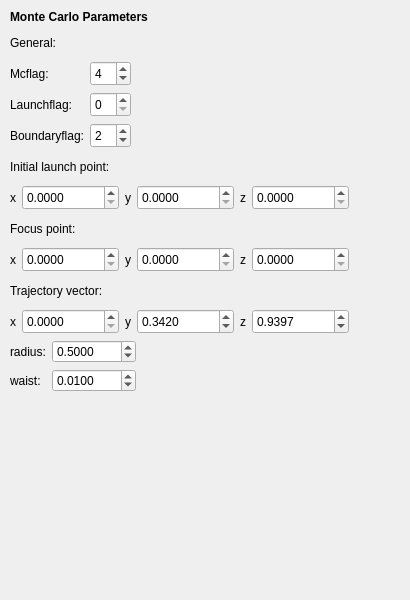
     <widget class="QWidget" name="tabMonteCarlo">
      <attribute name="title">
       <string>Monte Carlo</string>
      </attribute>
      <widget class="QWidget" name="widgetAdvancedSettings_2" native="true">
       <property name="geometry">
        <rect>
         <x>10</x>
         <y>10</y>
         <width>391</width>
         <height>581</height>
        </rect>
       </property>
       <property name="sizePolicy">
        <sizepolicy hsizetype="MinimumExpanding" vsizetype="MinimumExpanding">
         <horstretch>0</horstretch>
         <verstretch>0</verstretch>
        </sizepolicy>
       </property>
       <property name="minimumSize">
        <size>
         <width>391</width>
         <height>581</height>
        </size>
       </property>
       <layout class="QVBoxLayout" name="layoutAdvancedParameters_2">
        <property name="leftMargin">
         <number>0</number>
        </property>
        <property name="topMargin">
         <number>0</number>
        </property>
        <property name="rightMargin">
         <number>0</number>
        </property>
        <property name="bottomMargin">
         <number>0</number>
        </property>
        <item>
         <widget class="QLabel" name="label_21">
          <property name="font">
           <font>
            <weight>75</weight>
            <bold>true</bold>
           </font>
          </property>
          <property name="text">
           <string>Monte Carlo Parameters</string>
          </property>
         </widget>
        </item>
        <item>
         <widget class="QLabel" name="label_39">
          <property name="minimumSize">
           <size>
            <width>0</width>
            <height>25</height>
           </size>
          </property>
          <property name="maximumSize">
           <size>
            <width>16777215</width>
            <height>25</height>
           </size>
          </property>
          <property name="font">
           <font>
            <weight>50</weight>
            <bold>false</bold>
           </font>
          </property>
          <property name="text">
           <string>General:</string>
          </property>
         </widget>
        </item>
        <item>
         <layout class="QHBoxLayout" name="horizontalLayout_25">
          <item>
           <layout class="QVBoxLayout" name="verticalLayout_33">
            <item>
             <widget class="QLabel" name="label_22">
              <property name="sizePolicy">
               <sizepolicy hsizetype="Preferred" vsizetype="Fixed">
                <horstretch>0</horstretch>
                <verstretch>0</verstretch>
               </sizepolicy>
              </property>
              <property name="minimumSize">
               <size>
                <width>0</width>
                <height>25</height>
               </size>
              </property>
              <property name="maximumSize">
               <size>
                <width>16777215</width>
                <height>25</height>
               </size>
              </property>
              <property name="text">
               <string>Mcflag: </string>
              </property>
             </widget>
            </item>
            <item>
             <widget class="QLabel" name="label_25">
              <property name="sizePolicy">
               <sizepolicy hsizetype="Preferred" vsizetype="Fixed">
                <horstretch>0</horstretch>
                <verstretch>0</verstretch>
               </sizepolicy>
              </property>
              <property name="minimumSize">
               <size>
                <width>0</width>
                <height>25</height>
               </size>
              </property>
              <property name="maximumSize">
               <size>
                <width>16777215</width>
                <height>25</height>
               </size>
              </property>
              <property name="text">
               <string>Launchflag:</string>
              </property>
             </widget>
            </item>
            <item>
             <widget class="QLabel" name="label_28">
              <property name="sizePolicy">
               <sizepolicy hsizetype="Preferred" vsizetype="Fixed">
                <horstretch>0</horstretch>
                <verstretch>0</verstretch>
               </sizepolicy>
              </property>
              <property name="minimumSize">
               <size>
                <width>0</width>
                <height>25</height>
               </size>
              </property>
              <property name="maximumSize">
               <size>
                <width>16777215</width>
                <height>25</height>
               </size>
              </property>
              <property name="text">
               <string>Boundaryflag:</string>
              </property>
             </widget>
            </item>
           </layout>
          </item>
          <item>
           <layout class="QVBoxLayout" name="verticalLayout_32">
            <item>
             <layout class="QHBoxLayout" name="horizontalLayout_5">
              <item>
               <widget class="QSpinBox" name="spinboxMcFlag">
                <property name="sizePolicy">
                 <sizepolicy hsizetype="Minimum" vsizetype="Fixed">
                  <horstretch>0</horstretch>
                  <verstretch>0</verstretch>
                 </sizepolicy>
                </property>
                <property name="minimumSize">
                 <size>
                  <width>0</width>
                  <height>25</height>
                 </size>
                </property>
                <property name="maximumSize">
                 <size>
                  <width>16777215</width>
                  <height>25</height>
                 </size>
                </property>
                <property name="minimum">
                 <number>1</number>
                </property>
                <property name="value">
                 <number>4</number>
                </property>
               </widget>
              </item>
              <item>
               <spacer name="horizontalSpacer_5">
                <property name="orientation">
                 <enum>Qt::Horizontal</enum>
                </property>
                <property name="sizeHint" stdset="0">
                 <size>
                  <width>40</width>
                  <height>20</height>
                 </size>
                </property>
               </spacer>
              </item>
             </layout>
            </item>
            <item>
             <layout class="QHBoxLayout" name="horizontalLayout_8">
              <item>
               <widget class="QSpinBox" name="spinboxLaunchFlag">
                <property name="sizePolicy">
                 <sizepolicy hsizetype="Minimum" vsizetype="Fixed">
                  <horstretch>0</horstretch>
                  <verstretch>0</verstretch>
                 </sizepolicy>
                </property>
                <property name="minimumSize">
                 <size>
                  <width>0</width>
                  <height>25</height>
                 </size>
                </property>
                <property name="maximumSize">
                 <size>
                  <width>16777215</width>
                  <height>25</height>
                 </size>
                </property>
                <property name="minimum">
                 <number>0</number>
                </property>
                <property name="value">
                 <number>0</number>
                </property>
               </widget>
              </item>
              <item>
               <spacer name="horizontalSpacer_8">
                <property name="orientation">
                 <enum>Qt::Horizontal</enum>
                </property>
                <property name="sizeHint" stdset="0">
                 <size>
                  <width>40</width>
                  <height>20</height>
                 </size>
                </property>
               </spacer>
              </item>
             </layout>
            </item>
            <item>
             <layout class="QHBoxLayout" name="horizontalLayout_9">
              <item>
               <widget class="QSpinBox" name="spinboxboundaryFlag">
                <property name="sizePolicy">
                 <sizepolicy hsizetype="Minimum" vsizetype="Fixed">
                  <horstretch>0</horstretch>
                  <verstretch>0</verstretch>
                 </sizepolicy>
                </property>
                <property name="minimumSize">
                 <size>
                  <width>0</width>
                  <height>25</height>
                 </size>
                </property>
                <property name="maximumSize">
                 <size>
                  <width>16777215</width>
                  <height>25</height>
                 </size>
                </property>
                <property name="minimum">
                 <number>1</number>
                </property>
                <property name="value">
                 <number>2</number>
                </property>
               </widget>
              </item>
              <item>
               <spacer name="horizontalSpacer_9">
                <property name="orientation">
                 <enum>Qt::Horizontal</enum>
                </property>
                <property name="sizeHint" stdset="0">
                 <size>
                  <width>40</width>
                  <height>20</height>
                 </size>
                </property>
               </spacer>
              </item>
             </layout>
            </item>
           </layout>
          </item>
         </layout>
        </item>
        <item>
         <widget class="QLabel" name="label_31">
          <property name="minimumSize">
           <size>
            <width>0</width>
            <height>25</height>
           </size>
          </property>
          <property name="maximumSize">
           <size>
            <width>16777215</width>
            <height>25</height>
           </size>
          </property>
          <property name="font">
           <font>
            <weight>50</weight>
            <bold>false</bold>
           </font>
          </property>
          <property name="text">
           <string>Initial launch point:</string>
          </property>
         </widget>
        </item>
        <item>
         <layout class="QHBoxLayout" name="horizontalLayout_10">
          <item>
           <widget class="QLabel" name="label_23">
            <property name="minimumSize">
             <size>
              <width>0</width>
              <height>25</height>
             </size>
            </property>
            <property name="maximumSize">
             <size>
              <width>16777215</width>
              <height>25</height>
             </size>
            </property>
            <property name="text">
             <string>x</string>
            </property>
           </widget>
          </item>
          <item>
           <widget class="QDoubleSpinBox" name="spinboxLaunchpointX">
            <property name="minimumSize">
             <size>
              <width>0</width>
              <height>25</height>
             </size>
            </property>
            <property name="maximumSize">
             <size>
              <width>16777215</width>
              <height>25</height>
             </size>
            </property>
            <property name="decimals">
             <number>4</number>
            </property>
            <property name="maximum">
             <double>1000000.000000000000000</double>
            </property>
            <property name="value">
             <double>0.000000000000000</double>
            </property>
           </widget>
          </item>
          <item>
           <widget class="QLabel" name="label_24">
            <property name="minimumSize">
             <size>
              <width>0</width>
              <height>25</height>
             </size>
            </property>
            <property name="maximumSize">
             <size>
              <width>16777215</width>
              <height>25</height>
             </size>
            </property>
            <property name="text">
             <string>y</string>
            </property>
           </widget>
          </item>
          <item>
           <widget class="QDoubleSpinBox" name="spinboxLaunchpointY">
            <property name="minimumSize">
             <size>
              <width>0</width>
              <height>25</height>
             </size>
            </property>
            <property name="maximumSize">
             <size>
              <width>16777215</width>
              <height>25</height>
             </size>
            </property>
            <property name="decimals">
             <number>4</number>
            </property>
            <property name="maximum">
             <double>1000000.000000000000000</double>
            </property>
            <property name="value">
             <double>0.000000000000000</double>
            </property>
           </widget>
          </item>
          <item>
           <widget class="QLabel" name="label_26">
            <property name="minimumSize">
             <size>
              <width>0</width>
              <height>25</height>
             </size>
            </property>
            <property name="maximumSize">
             <size>
              <width>16777215</width>
              <height>25</height>
             </size>
            </property>
            <property name="text">
             <string>z</string>
            </property>
           </widget>
          </item>
          <item>
           <widget class="QDoubleSpinBox" name="spinboxLaunchpointZ">
            <property name="minimumSize">
             <size>
              <width>0</width>
              <height>25</height>
             </size>
            </property>
            <property name="maximumSize">
             <size>
              <width>16777215</width>
              <height>25</height>
             </size>
            </property>
            <property name="decimals">
             <number>4</number>
            </property>
            <property name="maximum">
             <double>1000000.000000000000000</double>
            </property>
            <property name="value">
             <double>0.000000000000000</double>
            </property>
           </widget>
          </item>
          <item>
           <spacer name="horizontalSpacer_10">
            <property name="orientation">
             <enum>Qt::Horizontal</enum>
            </property>
            <property name="sizeHint" stdset="0">
             <size>
              <width>40</width>
              <height>20</height>
             </size>
            </property>
           </spacer>
          </item>
         </layout>
        </item>
        <item>
         <widget class="QLabel" name="label_32">
          <property name="minimumSize">
           <size>
            <width>0</width>
            <height>25</height>
           </size>
          </property>
          <property name="maximumSize">
           <size>
            <width>16777215</width>
            <height>25</height>
           </size>
          </property>
          <property name="font">
           <font>
            <weight>50</weight>
            <bold>false</bold>
           </font>
          </property>
          <property name="text">
           <string>Focus point:</string>
          </property>
         </widget>
        </item>
        <item>
         <layout class="QHBoxLayout" name="horizontalLayout_11">
          <item>
           <widget class="QLabel" name="label_27">
            <property name="minimumSize">
             <size>
              <width>0</width>
              <height>25</height>
             </size>
            </property>
            <property name="maximumSize">
             <size>
              <width>16777215</width>
              <height>25</height>
             </size>
            </property>
            <property name="text">
             <string>x</string>
            </property>
           </widget>
          </item>
          <item>
           <widget class="QDoubleSpinBox" name="spinboxFocuspointX">
            <property name="minimumSize">
             <size>
              <width>0</width>
              <height>25</height>
             </size>
            </property>
            <property name="maximumSize">
             <size>
              <width>16777215</width>
              <height>25</height>
             </size>
            </property>
            <property name="decimals">
             <number>4</number>
            </property>
            <property name="maximum">
             <double>1000000.000000000000000</double>
            </property>
            <property name="value">
             <double>0.000000000000000</double>
            </property>
           </widget>
          </item>
          <item>
           <widget class="QLabel" name="label_29">
            <property name="minimumSize">
             <size>
              <width>0</width>
              <height>25</height>
             </size>
            </property>
            <property name="maximumSize">
             <size>
              <width>16777215</width>
              <height>25</height>
             </size>
            </property>
            <property name="text">
             <string>y</string>
            </property>
           </widget>
          </item>
          <item>
           <widget class="QDoubleSpinBox" name="spinboxFocuspointY">
            <property name="minimumSize">
             <size>
              <width>0</width>
              <height>25</height>
             </size>
            </property>
            <property name="maximumSize">
             <size>
              <width>16777215</width>
              <height>25</height>
             </size>
            </property>
            <property name="decimals">
             <number>4</number>
            </property>
            <property name="maximum">
             <double>1000000.000000000000000</double>
            </property>
            <property name="value">
             <double>0.000000000000000</double>
            </property>
           </widget>
          </item>
          <item>
           <widget class="QLabel" name="label_30">
            <property name="minimumSize">
             <size>
              <width>0</width>
              <height>25</height>
             </size>
            </property>
            <property name="maximumSize">
             <size>
              <width>16777215</width>
              <height>25</height>
             </size>
            </property>
            <property name="text">
             <string>z</string>
            </property>
           </widget>
          </item>
          <item>
           <widget class="QDoubleSpinBox" name="spinboxFocuspointZ">
            <property name="minimumSize">
             <size>
              <width>0</width>
              <height>25</height>
             </size>
            </property>
            <property name="maximumSize">
             <size>
              <width>16777215</width>
              <height>25</height>
             </size>
            </property>
            <property name="decimals">
             <number>4</number>
            </property>
            <property name="maximum">
             <double>1000000.000000000000000</double>
            </property>
            <property name="value">
             <double>0.000000000000000</double>
            </property>
           </widget>
          </item>
          <item>
           <spacer name="horizontalSpacer_11">
            <property name="orientation">
             <enum>Qt::Horizontal</enum>
            </property>
            <property name="sizeHint" stdset="0">
             <size>
              <width>40</width>
              <height>20</height>
             </size>
            </property>
           </spacer>
          </item>
         </layout>
        </item>
        <item>
         <widget class="QLabel" name="label_36">
          <property name="minimumSize">
           <size>
            <width>0</width>
            <height>25</height>
           </size>
          </property>
          <property name="maximumSize">
           <size>
            <width>16777215</width>
            <height>25</height>
           </size>
          </property>
          <property name="font">
           <font>
            <weight>50</weight>
            <bold>false</bold>
           </font>
          </property>
          <property name="text">
           <string>Trajectory vector:</string>
          </property>
         </widget>
        </item>
        <item>
         <layout class="QHBoxLayout" name="horizontalLayout_12">
          <item>
           <widget class="QLabel" name="label_33">
            <property name="minimumSize">
             <size>
              <width>0</width>
              <height>25</height>
             </size>
            </property>
            <property name="maximumSize">
             <size>
              <width>16777215</width>
              <height>25</height>
             </size>
            </property>
            <property name="text">
             <string>x</string>
            </property>
           </widget>
          </item>
          <item>
           <widget class="QDoubleSpinBox" name="spinboxTrajectoryVectorX">
            <property name="minimumSize">
             <size>
              <width>0</width>
              <height>25</height>
             </size>
            </property>
            <property name="maximumSize">
             <size>
              <width>16777215</width>
              <height>25</height>
             </size>
            </property>
            <property name="decimals">
             <number>4</number>
            </property>
            <property name="maximum">
             <double>1000000.000000000000000</double>
            </property>
            <property name="value">
             <double>0.000000000000000</double>
            </property>
           </widget>
          </item>
          <item>
           <widget class="QLabel" name="label_34">
            <property name="minimumSize">
             <size>
              <width>0</width>
              <height>25</height>
             </size>
            </property>
            <property name="maximumSize">
             <size>
              <width>16777215</width>
              <height>25</height>
             </size>
            </property>
            <property name="text">
             <string>y</string>
            </property>
           </widget>
          </item>
          <item>
           <widget class="QDoubleSpinBox" name="spinboxTrajectoryVectorY">
            <property name="minimumSize">
             <size>
              <width>0</width>
              <height>25</height>
             </size>
            </property>
            <property name="maximumSize">
             <size>
              <width>16777215</width>
              <height>25</height>
             </size>
            </property>
            <property name="decimals">
             <number>4</number>
            </property>
            <property name="maximum">
             <double>1000000.000000000000000</double>
            </property>
            <property name="value">
             <double>0.342000000000000</double>
            </property>
           </widget>
          </item>
          <item>
           <widget class="QLabel" name="label_35">
            <property name="minimumSize">
             <size>
              <width>0</width>
              <height>25</height>
             </size>
            </property>
            <property name="maximumSize">
             <size>
              <width>16777215</width>
              <height>25</height>
             </size>
            </property>
            <property name="text">
             <string>z</string>
            </property>
           </widget>
          </item>
          <item>
           <widget class="QDoubleSpinBox" name="spinboxTrajectoryVectorZ">
            <property name="minimumSize">
             <size>
              <width>0</width>
              <height>25</height>
             </size>
            </property>
            <property name="maximumSize">
             <size>
              <width>16777215</width>
              <height>25</height>
             </size>
            </property>
            <property name="decimals">
             <number>4</number>
            </property>
            <property name="maximum">
             <double>1000000.000000000000000</double>
            </property>
            <property name="value">
             <double>0.939700000000000</double>
            </property>
           </widget>
          </item>
          <item>
           <spacer name="horizontalSpacer_12">
            <property name="orientation">
             <enum>Qt::Horizontal</enum>
            </property>
            <property name="sizeHint" stdset="0">
             <size>
              <width>40</width>
              <height>20</height>
             </size>
            </property>
           </spacer>
          </item>
         </layout>
        </item>
        <item>
         <layout class="QHBoxLayout" name="horizontalLayout_26">
          <item>
           <layout class="QVBoxLayout" name="verticalLayout_35">
            <item>
             <widget class="QLabel" name="label_37">
              <property name="text">
               <string>radius:</string>
              </property>
             </widget>
            </item>
            <item>
             <widget class="QLabel" name="label_38">
              <property name="text">
               <string>waist:</string>
              </property>
             </widget>
            </item>
           </layout>
          </item>
          <item>
           <layout class="QVBoxLayout" name="verticalLayout_34">
            <item>
             <layout class="QHBoxLayout" name="horizontalLayout_13">
              <item>
               <widget class="QDoubleSpinBox" name="spinboxRadius">
                <property name="decimals">
                 <number>4</number>
                </property>
                <property name="maximum">
                 <double>1000.000000000000000</double>
                </property>
                <property name="value">
                 <double>0.500000000000000</double>
                </property>
               </widget>
              </item>
              <item>
               <spacer name="horizontalSpacer_13">
                <property name="orientation">
                 <enum>Qt::Horizontal</enum>
                </property>
                <property name="sizeHint" stdset="0">
                 <size>
                  <width>40</width>
                  <height>20</height>
                 </size>
                </property>
               </spacer>
              </item>
             </layout>
            </item>
            <item>
             <layout class="QHBoxLayout" name="horizontalLayout_14">
              <item>
               <widget class="QDoubleSpinBox" name="spinboxWaist">
                <property name="decimals">
                 <number>4</number>
                </property>
                <property name="maximum">
                 <double>1000.000000000000000</double>
                </property>
                <property name="value">
                 <double>0.010000000000000</double>
                </property>
               </widget>
              </item>
              <item>
               <spacer name="horizontalSpacer_14">
                <property name="orientation">
                 <enum>Qt::Horizontal</enum>
                </property>
                <property name="sizeHint" stdset="0">
                 <size>
                  <width>40</width>
                  <height>20</height>
                 </size>
                </property>
               </spacer>
              </item>
             </layout>
            </item>
           </layout>
          </item>
         </layout>
        </item>
        <item>
         <spacer name="verticalSpacer_3">
          <property name="orientation">
           <enum>Qt::Vertical</enum>
          </property>
          <property name="sizeHint" stdset="0">
           <size>
            <width>20</width>
            <height>40</height>
           </size>
          </property>
         </spacer>
        </item>
       </layout>
      </widget>
     </widget>
